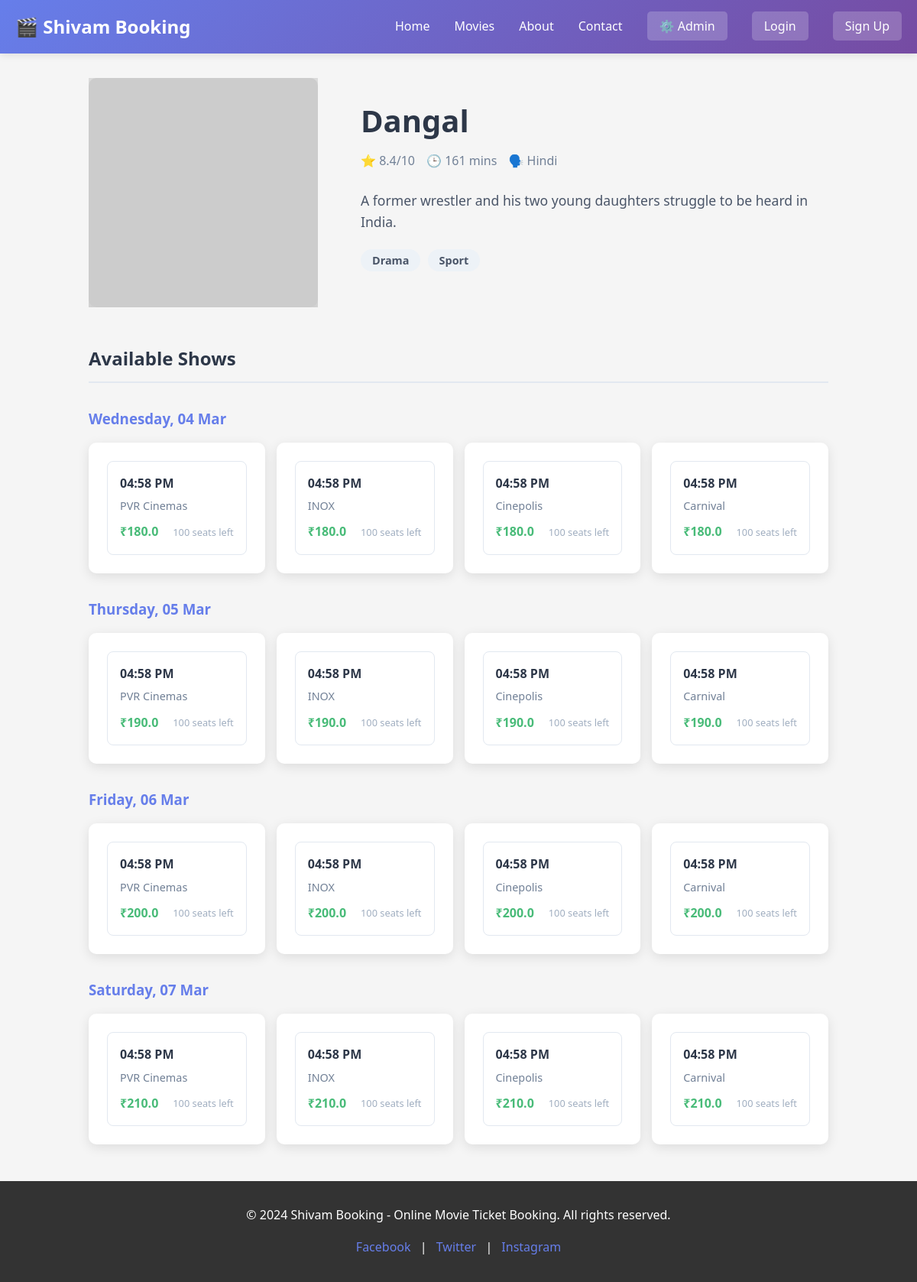
Page /movie/3 on the committed database.
### tables this page shows
CREATE TABLE movies (
                id INTEGER PRIMARY KEY AUTOINCREMENT,
                title TEXT NOT NULL,
                description TEXT,
                genre TEXT,
                rating REAL,
                duration INTEGER,
                language TEXT,
                poster_url TEXT,
                status TEXT DEFAULT 'active',
                created_at TIMESTAMP DEFAULT CURRENT_TIMESTAMP
            );

CREATE TABLE shows (
                id INTEGER PRIMARY KEY AUTOINCREMENT,
                movie_id INTEGER NOT NULL,
                theater_name TEXT NOT NULL,
                show_time TIMESTAMP NOT NULL,
                price REAL NOT NULL,
                total_seats INTEGER DEFAULT 100,
                available_seats INTEGER DEFAULT 100,
                FOREIGN KEY(movie_id) REFERENCES movies(id)
            );

### app/routes.py (the view)
@movie_bp.route('/movie/<int:movie_id>')
def movie_detail(movie_id):
    movie = Movie.get_movie_by_id(movie_id)
    shows = Show.get_shows_by_movie(movie_id)
    if not movie:
        return "Movie not found", 404
    shows_by_date = {}
    for show in shows:
        try:
            dt = datetime.fromisoformat(show[3])
            date_key = dt.strftime('%Y-%m-%d')
            if date_key not in shows_by_date:
                shows_by_date[date_key] = []
            shows_by_date[date_key].append({
                'id': show[0],
                'theater': show[2],
                'time': dt.strftime('%I:%M %p'),
                'price': show[4],
                'available_seats': show[6]
            })
        except ValueError:
            continue
    formatted_shows = []
    for date_key in sorted(shows_by_date.keys()):
        dt = datetime.strptime(date_key, '%Y-%m-%d')
        formatted_shows.append({
            'date_display': dt.strftime('%A, %d %b'),
            'shows': shows_by_date[date_key]
        })
    return render_template('movie_detail.html', movie=movie, formatted_shows=formatted_shows,
                         is_logged_in='user_id' in session, username=session.get('username'))

### app/models.py (called while the page is built)
    @staticmethod
    def get_movie_by_id(movie_id):
        conn = sqlite3.connect(DATABASE, timeout=30)
        try:
            cursor = conn.cursor()
            cursor.execute('SELECT * FROM movies WHERE id = ?', (movie_id,))
            return cursor.fetchone()
        finally:
            conn.close()

    @staticmethod
    def get_shows_by_movie(movie_id):
        conn = sqlite3.connect(DATABASE, timeout=30)
        try:
            cursor = conn.cursor()
            cursor.execute('SELECT * FROM shows WHERE movie_id = ? AND show_time > ?', (movie_id, datetime.now()))
            return cursor.fetchall()
        finally:
            conn.close()

### templates/movie_detail.html (shortened to what this page needs)
{% extends 'base.html' %}  {% block content %}
<div
  class="movie-detail-container"
  style="max-width: 1000px; margin: 2rem auto; padding: 0 1rem"
>
  <div
    class="movie-header"
    style="display: flex; gap: 2rem; margin-bottom: 3rem; flex-wrap: wrap"
  >
    <div class="movie-poster" style="flex: 0 0 300px">
      <img
        src="{{ movie[7] }}"
        alt="{{ movie[1] }}"
        style="
          width: 100%;
          border-radius: 10px;
          box-shadow: 0 10px 20px rgba(0, 0, 0, 0.1);
        "
      />
    </div>
    <div class="movie-info" style="flex: 1">
      <h1 style="font-size: 2.5rem; margin-bottom: 0.5rem; color: #2d3748">
        {{ movie[1] }}
      </h1>
      <div
        class="meta"
        style="display: flex; gap: 15px; margin-bottom: 1.5rem; color: #718096"
      >
        <span>⭐ {{ movie[4] }}/10</span>
        <span>🕒 {{ movie[5] }} mins</span>
        <span>🗣️ {{ movie[6] }}</span>
      </div>
      <p
        style="
          font-size: 1.1rem;
          line-height: 1.6;
          color: #4a5568;
          margin-bottom: 1.5rem;
        "
      >
        {{ movie[2] }}
      </p>
      <div class="genre">
        {% for g in movie[3].split(',') %}
        <span
          style="
            background: #edf2f7;
            padding: 5px 15px;
            border-radius: 20px;
            font-size: 0.9rem;
            color: #4a5568;
            margin-right: 5px;
          "
          >{{ g }}</span
        >
        {% endfor %}
      </div>
    </div>
  </div>
  <div class="shows-section">
    <h2
      style="
        border-bottom: 2px solid #e2e8f0;
        padding-bottom: 10px;
        margin-bottom: 2rem;
        color: #2d3748;
      "
    >
      Available Shows
    </h2>
    {% if formatted_shows %}
    <div class="dates-list">
      {% for date_group in formatted_shows %}
      <div class="date-group" style="margin-bottom: 2rem">
        <h3 style="color: #667eea; margin-bottom: 1rem">
          {{ date_group.date_display }}
        </h3>
        <div
          class="shows-grid"
          style="
            display: grid;
            grid-template-columns: repeat(auto-fill, minmax(200px, 1fr));
            gap: 15px;
          "
        >
          {% for show in date_group.shows %}
          <a
            href="{{ url_for('booking.book_seats', show_id=show.id) }}"
            class="show-card"
            style="text-decoration: none; color: inherit"
          >
            <div
              style="
                border: 1px solid #e2e8f0;
                border-radius: 8px;
                padding: 1rem;
                transition: all 0.2s;
                background: white;
                hover: {
                  transform: translateY(-2px);
                  box-shadow: 0 4px 6px rgba(0, 0, 0, 0.1);
                }
              "
            >
              <div
                style="font-weight: bold; color: #2d3748; margin-bottom: 5px"
              >
                {{ show.time }}
              </div>
              <div
                style="font-size: 0.9rem; color: #718096; margin-bottom: 5px"
              >
                {{ show.theater }}
              </div>
              <div
                style="
                  display: flex;
                  justify-content: space-between;
                  align-items: center;
                  margin-top: 10px;
                "
              >
                <span style="color: #48bb78; font-weight: bold"
                  >₹{{ show.price }}</span
                >
                <span style="font-size: 0.8rem; color: #a0aec0"
                  >{{ show.available_seats }} seats left</span
                >
              </div>
            </div>
          </a>
          {% endfor %}
        </div>
      </div>
      {% endfor %}
    </div>
    {% endif %}
  </div>
</div>
{% endblock %}

### static/css/style.css (style rules this page uses)
* { margin: 0; padding: 0; box-sizing: border-box; }
body { font-family: 'Segoe UI', Tahoma, Geneva, Verdana, sans-serif; background-color: #f5f5f5; color: #333; line-height: 1.6; }
.movie-poster { width: 100%; height: 300px; overflow: hidden; background: #ddd; }
.movie-poster img { width: 100%; height: 100%; object-fit: cover; }
.movie-info { padding: 1.5rem; }
.genre { color: #667eea; font-weight: bold; margin: 0.5rem 0; }
.show-card { background: white; padding: 1.5rem; border-radius: 10px; box-shadow: 0 4px 15px rgba(0,0,0,0.1); display: flex; flex-direction: column; justify-content: space-between; }

### rows in the picture
movies: title "Dangal", rating "8.4", duration "161", language "Hindi", description "A former wrestler and his two young daughters struggle to be heard in India."
shows: time "04:58 PM", theater "PVR Cinemas", price "180.0", available_seats "100"
shows: time "04:58 PM", theater "INOX", price "180.0", available_seats "100"
shows: time "04:58 PM", theater "Cinepolis", price "180.0", available_seats "100"
shows: time "04:58 PM", theater "Carnival", price "180.0", available_seats "100"
shows: time "04:58 PM", theater "PVR Cinemas", price "190.0", available_seats "100"
shows: time "04:58 PM", theater "INOX", price "190.0", available_seats "100"
shows: time "04:58 PM", theater "Cinepolis", price "190.0", available_seats "100"
shows: time "04:58 PM", theater "Carnival", price "190.0", available_seats "100"
shows: time "04:58 PM", theater "PVR Cinemas", price "200.0", available_seats "100"
shows: time "04:58 PM", theater "INOX", price "200.0", available_seats "100"
shows: time "04:58 PM", theater "Cinepolis", price "200.0", available_seats "100"
shows: time "04:58 PM", theater "Carnival", price "200.0", available_seats "100"
shows: time "04:58 PM", theater "PVR Cinemas", price "210.0", available_seats "100"
shows: time "04:58 PM", theater "INOX", price "210.0", available_seats "100"
shows: time "04:58 PM", theater "Cinepolis", price "210.0", available_seats "100"
shows: time "04:58 PM", theater "Carnival", price "210.0", available_seats "100"

### other values in the picture
{{ g }} "Drama" "Sport"
{{ date_group.date_display }} "Wednesday, 04 Mar" "Thursday, 05 Mar" "Friday, 06 Mar" "Saturday, 07 Mar"
